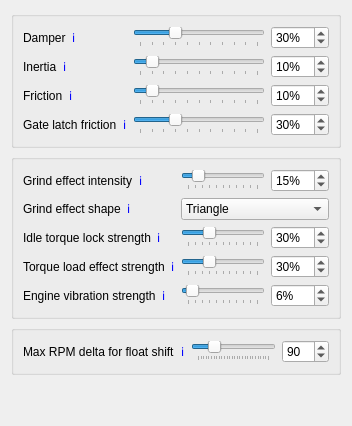
          <widget class="QWidget" name="tab_10">
           <attribute name="title">
            <string>FFB effect settings</string>
           </attribute>
           <layout class="QVBoxLayout" name="verticalLayout_9">
            <item>
             <widget class="QGroupBox" name="groupBox_18">
              <property name="title">
               <string/>
              </property>
              <layout class="QFormLayout" name="formLayout_10">
               <item row="0" column="0">
                <layout class="QHBoxLayout" name="horizontalLayout_35">
                 <item>
                  <widget class="QLabel" name="label_29">
                   <property name="text">
                    <string>Damper</string>
                   </property>
                  </widget>
                 </item>
                 <item>
                  <widget class="QLabel" name="label_32">
                   <property name="text">
                    <string>&lt;a href=&quot;https://kgmonteith.github.io/BonusFFB/heavytruck/#damper&quot; style=&quot;text-decoration: none&quot;&gt;ℹ️&lt;/a&gt;</string>
                   </property>
                   <property name="openExternalLinks">
                    <bool>true</bool>
                   </property>
                  </widget>
                 </item>
                </layout>
               </item>
               <item row="0" column="1">
                <layout class="QHBoxLayout" name="horizontalLayout_39">
                 <item>
                  <widget class="QSlider" name="heavytruck_damperSlider">
                   <property name="maximum">
                    <number>100</number>
                   </property>
                   <property name="value">
                    <number>30</number>
                   </property>
                   <property name="orientation">
                    <enum>Qt::Orientation::Horizontal</enum>
                   </property>
                   <property name="tickPosition">
                    <enum>QSlider::TickPosition::TicksBelow</enum>
                   </property>
                   <property name="tickInterval">
                    <number>10</number>
                   </property>
                  </widget>
                 </item>
                 <item>
                  <widget class="QSpinBox" name="heavytruck_damperSpinbox">
                   <property name="suffix">
                    <string>%</string>
                   </property>
                   <property name="maximum">
                    <number>100</number>
                   </property>
                   <property name="value">
                    <number>30</number>
                   </property>
                  </widget>
                 </item>
                </layout>
               </item>
               <item row="1" column="0">
                <layout class="QHBoxLayout" name="horizontalLayout_36">
                 <item>
                  <widget class="QLabel" name="label_33">
                   <property name="text">
                    <string>Inertia</string>
                   </property>
                  </widget>
                 </item>
                 <item>
                  <widget class="QLabel" name="label_36">
                   <property name="text">
                    <string>&lt;a href=&quot;https://kgmonteith.github.io/BonusFFB/heavytruck/#inertia&quot; style=&quot;text-decoration: none&quot;&gt;ℹ️&lt;/a&gt;</string>
                   </property>
                   <property name="openExternalLinks">
                    <bool>true</bool>
                   </property>
                  </widget>
                 </item>
                </layout>
               </item>
               <item row="1" column="1">
                <layout class="QHBoxLayout" name="horizontalLayout_40">
                 <item>
                  <widget class="QSlider" name="heavytruck_inertiaSlider">
                   <property name="maximum">
                    <number>100</number>
                   </property>
                   <property name="value">
                    <number>10</number>
                   </property>
                   <property name="orientation">
                    <enum>Qt::Orientation::Horizontal</enum>
                   </property>
                   <property name="tickPosition">
                    <enum>QSlider::TickPosition::TicksBelow</enum>
                   </property>
                   <property name="tickInterval">
                    <number>10</number>
                   </property>
                  </widget>
                 </item>
                 <item>
                  <widget class="QSpinBox" name="heavytruck_inertiaSpinbox">
                   <property name="suffix">
                    <string>%</string>
                   </property>
                   <property name="maximum">
                    <number>100</number>
                   </property>
                   <property name="value">
                    <number>10</number>
                   </property>
                  </widget>
                 </item>
                </layout>
               </item>
               <item row="2" column="0">
                <layout class="QHBoxLayout" name="horizontalLayout_44">
                 <item>
                  <widget class="QLabel" name="label_37">
                   <property name="text">
                    <string>Friction</string>
                   </property>
                  </widget>
                 </item>
                 <item>
                  <widget class="QLabel" name="label_46">
                   <property name="text">
                    <string>&lt;a href=&quot;https://kgmonteith.github.io/BonusFFB/heavytruck/#friction&quot; style=&quot;text-decoration: none&quot;&gt;ℹ️&lt;/a&gt;</string>
                   </property>
                   <property name="openExternalLinks">
                    <bool>true</bool>
                   </property>
                  </widget>
                 </item>
                </layout>
               </item>
               <item row="2" column="1">
                <layout class="QHBoxLayout" name="horizontalLayout_43">
                 <item>
                  <widget class="QSlider" name="heavytruck_frictionSlider">
                   <property name="maximum">
                    <number>100</number>
                   </property>
                   <property name="value">
                    <number>10</number>
                   </property>
                   <property name="orientation">
                    <enum>Qt::Orientation::Horizontal</enum>
                   </property>
                   <property name="tickPosition">
                    <enum>QSlider::TickPosition::TicksBelow</enum>
                   </property>
                   <property name="tickInterval">
                    <number>10</number>
                   </property>
                  </widget>
                 </item>
                 <item>
                  <widget class="QSpinBox" name="heavytruck_frictionSpinbox">
                   <property name="suffix">
                    <string>%</string>
                   </property>
                   <property name="maximum">
                    <number>100</number>
                   </property>
                   <property name="value">
                    <number>10</number>
                   </property>
                  </widget>
                 </item>
                </layout>
               </item>
               <item row="3" column="0">
                <layout class="QHBoxLayout" name="horizontalLayout_59">
                 <item>
                  <widget class="QLabel" name="label_43">
                   <property name="text">
                    <string>Gate latch friction</string>
                   </property>
                  </widget>
                 </item>
                 <item>
                  <widget class="QLabel" name="label_49">
                   <property name="text">
                    <string>&lt;a href=&quot;https://kgmonteith.github.io/BonusFFB/heavytruck/#friction&quot; style=&quot;text-decoration: none&quot;&gt;ℹ️&lt;/a&gt;</string>
                   </property>
                   <property name="openExternalLinks">
                    <bool>true</bool>
                   </property>
                  </widget>
                 </item>
                </layout>
               </item>
               <item row="3" column="1">
                <layout class="QHBoxLayout" name="horizontalLayout_61">
                 <item>
                  <widget class="QSlider" name="heavytruck_gateLatchFrictionSlider">
                   <property name="maximum">
                    <number>100</number>
                   </property>
                   <property name="value">
                    <number>30</number>
                   </property>
                   <property name="orientation">
                    <enum>Qt::Orientation::Horizontal</enum>
                   </property>
                   <property name="tickPosition">
                    <enum>QSlider::TickPosition::TicksBelow</enum>
                   </property>
                   <property name="tickInterval">
                    <number>10</number>
                   </property>
                  </widget>
                 </item>
                 <item>
                  <widget class="QSpinBox" name="heavytruck_gateLatchFrictionSpinbox">
                   <property name="suffix">
                    <string>%</string>
                   </property>
                   <property name="maximum">
                    <number>100</number>
                   </property>
                   <property name="value">
                    <number>30</number>
                   </property>
                  </widget>
                 </item>
                </layout>
               </item>
              </layout>
             </widget>
            </item>
            <item>
             <widget class="QGroupBox" name="groupBox_15">
              <property name="styleSheet">
               <string notr="true"/>
              </property>
              <property name="title">
               <string/>
              </property>
              <property name="flat">
               <bool>true</bool>
              </property>
              <layout class="QFormLayout" name="formLayout_8">
               <item row="0" column="0">
                <layout class="QHBoxLayout" name="horizontalLayout_54">
                 <item>
                  <widget class="QLabel" name="label_39">
                   <property name="text">
                    <string>Grind effect intensity</string>
                   </property>
                  </widget>
                 </item>
                 <item>
                  <widget class="QLabel" name="label_41">
                   <property name="text">
                    <string>&lt;a href=&quot;https://kgmonteith.github.io/BonusFFB/heavytruck/#grind-effect-intensity&quot; style=&quot;text-decoration: none&quot;&gt;ℹ️&lt;/a&gt;</string>
                   </property>
                   <property name="openExternalLinks">
                    <bool>true</bool>
                   </property>
                  </widget>
                 </item>
                </layout>
               </item>
               <item row="0" column="1">
                <layout class="QHBoxLayout" name="horizontalLayout_33">
                 <item>
                  <widget class="QSlider" name="heavytruck_grindIntensitySlider">
                   <property name="maximum">
                    <number>100</number>
                   </property>
                   <property name="value">
                    <number>15</number>
                   </property>
                   <property name="orientation">
                    <enum>Qt::Orientation::Horizontal</enum>
                   </property>
                   <property name="tickPosition">
                    <enum>QSlider::TickPosition::TicksBelow</enum>
                   </property>
                   <property name="tickInterval">
                    <number>10</number>
                   </property>
                  </widget>
                 </item>
                 <item>
                  <widget class="QSpinBox" name="heavytruck_grindingIntensitySpinBox">
                   <property name="suffix">
                    <string>%</string>
                   </property>
                   <property name="maximum">
                    <number>100</number>
                   </property>
                   <property name="value">
                    <number>15</number>
                   </property>
                  </widget>
                 </item>
                </layout>
               </item>
               <item row="1" column="0">
                <layout class="QHBoxLayout" name="horizontalLayout_34">
                 <item>
                  <widget class="QLabel" name="label_27">
                   <property name="text">
                    <string>Grind effect shape</string>
                   </property>
                  </widget>
                 </item>
                 <item>
                  <widget class="QLabel" name="label_28">
                   <property name="text">
                    <string>&lt;a href=&quot;https://kgmonteith.github.io/BonusFFB/heavytruck/#grind-effect-shape&quot; style=&quot;text-decoration: none&quot;&gt;ℹ️&lt;/a&gt;</string>
                   </property>
                   <property name="openExternalLinks">
                    <bool>true</bool>
                   </property>
                  </widget>
                 </item>
                </layout>
               </item>
               <item row="1" column="1">
                <widget class="QComboBox" name="heavytruck_grindEffectShapeComboBox">
                 <item>
                  <property name="text">
                   <string>Triangle</string>
                  </property>
                 </item>
                 <item>
                  <property name="text">
                   <string>Sine wave</string>
                  </property>
                 </item>
                 <item>
                  <property name="text">
                   <string>Sawtooth</string>
                  </property>
                 </item>
                 <item>
                  <property name="text">
                   <string>Square wave</string>
                  </property>
                 </item>
                </widget>
               </item>
               <item row="2" column="0">
                <layout class="QHBoxLayout" name="horizontalLayout_37">
                 <item>
                  <widget class="QLabel" name="label_30">
                   <property name="text">
                    <string>Idle torque lock strength</string>
                   </property>
                  </widget>
                 </item>
                 <item>
                  <widget class="QLabel" name="label_31">
                   <property name="text">
                    <string>&lt;a href=&quot;https://kgmonteith.github.io/BonusFFB/heavytruck/#idle-torque-lock-strength&quot; style=&quot;text-decoration: none&quot;&gt;ℹ️&lt;/a&gt;</string>
                   </property>
                   <property name="openExternalLinks">
                    <bool>true</bool>
                   </property>
                  </widget>
                 </item>
                </layout>
               </item>
               <item row="2" column="1">
                <layout class="QHBoxLayout" name="horizontalLayout_38">
                 <item>
                  <widget class="QSlider" name="heavytruck_keepInGearIdleSlider">
                   <property name="maximum">
                    <number>100</number>
                   </property>
                   <property name="value">
                    <number>30</number>
                   </property>
                   <property name="orientation">
                    <enum>Qt::Orientation::Horizontal</enum>
                   </property>
                   <property name="tickPosition">
                    <enum>QSlider::TickPosition::TicksBelow</enum>
                   </property>
                   <property name="tickInterval">
                    <number>10</number>
                   </property>
                  </widget>
                 </item>
                 <item>
                  <widget class="QSpinBox" name="heavytruck_keepInGearIdleSpinBox">
                   <property name="suffix">
                    <string>%</string>
                   </property>
                   <property name="maximum">
                    <number>100</number>
                   </property>
                   <property name="value">
                    <number>30</number>
                   </property>
                  </widget>
                 </item>
                </layout>
               </item>
               <item row="3" column="0">
                <layout class="QHBoxLayout" name="horizontalLayout_57">
                 <item>
                  <widget class="QLabel" name="label_50">
                   <property name="text">
                    <string>Torque load effect strength</string>
                   </property>
                  </widget>
                 </item>
                 <item>
                  <widget class="QLabel" name="label_51">
                   <property name="text">
                    <string>&lt;a href=&quot;https://kgmonteith.github.io/BonusFFB/heavytruck/#torque-load-effect-strength&quot; style=&quot;text-decoration: none&quot;&gt;ℹ️&lt;/a&gt;</string>
                   </property>
                   <property name="openExternalLinks">
                    <bool>true</bool>
                   </property>
                  </widget>
                 </item>
                </layout>
               </item>
               <item row="3" column="1">
                <layout class="QHBoxLayout" name="horizontalLayout_58">
                 <item>
                  <widget class="QSlider" name="heavytruck_torqueLoadStrengthSlider">
                   <property name="maximum">
                    <number>100</number>
                   </property>
                   <property name="value">
                    <number>30</number>
                   </property>
                   <property name="orientation">
                    <enum>Qt::Orientation::Horizontal</enum>
                   </property>
                   <property name="tickPosition">
                    <enum>QSlider::TickPosition::TicksBelow</enum>
                   </property>
                   <property name="tickInterval">
                    <number>10</number>
                   </property>
                  </widget>
                 </item>
                 <item>
                  <widget class="QSpinBox" name="heavytruck_torqueLoadStrengthSpinbox">
                   <property name="suffix">
                    <string>%</string>
                   </property>
                   <property name="maximum">
                    <number>100</number>
                   </property>
                   <property name="value">
                    <number>30</number>
                   </property>
                  </widget>
                 </item>
                </layout>
               </item>
               <item row="4" column="0">
                <layout class="QHBoxLayout" name="horizontalLayout_60">
                 <item>
                  <widget class="QLabel" name="label_54">
                   <property name="text">
                    <string>Engine vibration strength</string>
                   </property>
                  </widget>
                 </item>
                 <item>
                  <widget class="QLabel" name="label_55">
                   <property name="text">
                    <string>&lt;a href=&quot;https://kgmonteith.github.io/BonusFFB/heavytruck/#engine-vibration-strength&quot; style=&quot;text-decoration: none&quot;&gt;ℹ️&lt;/a&gt;</string>
                   </property>
                   <property name="openExternalLinks">
                    <bool>true</bool>
                   </property>
                  </widget>
                 </item>
                </layout>
               </item>
               <item row="4" column="1">
                <layout class="QHBoxLayout" name="horizontalLayout_53">
                 <item>
                  <widget class="QSlider" name="heavytruck_engineVibrationStrengthSlider">
                   <property name="maximum">
                    <number>100</number>
                   </property>
                   <property name="value">
                    <number>6</number>
                   </property>
                   <property name="orientation">
                    <enum>Qt::Orientation::Horizontal</enum>
                   </property>
                   <property name="tickPosition">
                    <enum>QSlider::TickPosition::TicksBelow</enum>
                   </property>
                   <property name="tickInterval">
                    <number>10</number>
                   </property>
                  </widget>
                 </item>
                 <item>
                  <widget class="QSpinBox" name="heavytruck_engineVibrationStrengthSpinbox">
                   <property name="suffix">
                    <string>%</string>
                   </property>
                   <property name="maximum">
                    <number>100</number>
                   </property>
                   <property name="value">
                    <number>6</number>
                   </property>
                  </widget>
                 </item>
                </layout>
               </item>
              </layout>
             </widget>
            </item>
            <item>
             <widget class="QGroupBox" name="groupBox_20">
              <property name="title">
               <string/>
              </property>
              <layout class="QFormLayout" name="formLayout_12">
               <item row="0" column="0">
                <layout class="QHBoxLayout" name="horizontalLayout_41">
                 <item>
                  <widget class="QLabel" name="label_34">
                   <property name="text">
                    <string>Max RPM delta for float shift</string>
                   </property>
                  </widget>
                 </item>
                 <item>
                  <widget class="QLabel" name="label_35">
                   <property name="text">
                    <string>&lt;a href=&quot;https://kgmonteith.github.io/BonusFFB/heavytruck/#max-rpm-delta&quot; style=&quot;text-decoration: none&quot;&gt;ℹ️&lt;/a&gt;</string>
                   </property>
                   <property name="openExternalLinks">
                    <bool>true</bool>
                   </property>
                  </widget>
                 </item>
                </layout>
               </item>
               <item row="0" column="1">
                <layout class="QHBoxLayout" name="horizontalLayout_42">
                 <item>
                  <widget class="QSlider" name="heavytruck_maxRevMatchRPMSlider">
                   <property name="minimum">
                    <number>30</number>
                   </property>
                   <property name="maximum">
                    <number>300</number>
                   </property>
                   <property name="value">
                    <number>90</number>
                   </property>
                   <property name="orientation">
                    <enum>Qt::Orientation::Horizontal</enum>
                   </property>
                   <property name="tickPosition">
                    <enum>QSlider::TickPosition::TicksBelow</enum>
                   </property>
                   <property name="tickInterval">
                    <number>10</number>
                   </property>
                  </widget>
                 </item>
                 <item>
                  <widget class="QSpinBox" name="heavytruck_maxRevMatchRPMSpinbox">
                   <property name="suffix">
                    <string/>
                   </property>
                   <property name="minimum">
                    <number>30</number>
                   </property>
                   <property name="maximum">
                    <number>300</number>
                   </property>
                   <property name="value">
                    <number>90</number>
                   </property>
                  </widget>
                 </item>
                </layout>
               </item>
              </layout>
             </widget>
            </item>
            <item>
             <spacer name="verticalSpacer_4">
              <property name="orientation">
               <enum>Qt::Orientation::Vertical</enum>
              </property>
              <property name="sizeHint" stdset="0">
               <size>
                <width>20</width>
                <height>40</height>
               </size>
              </property>
             </spacer>
            </item>
           </layout>
          </widget>
